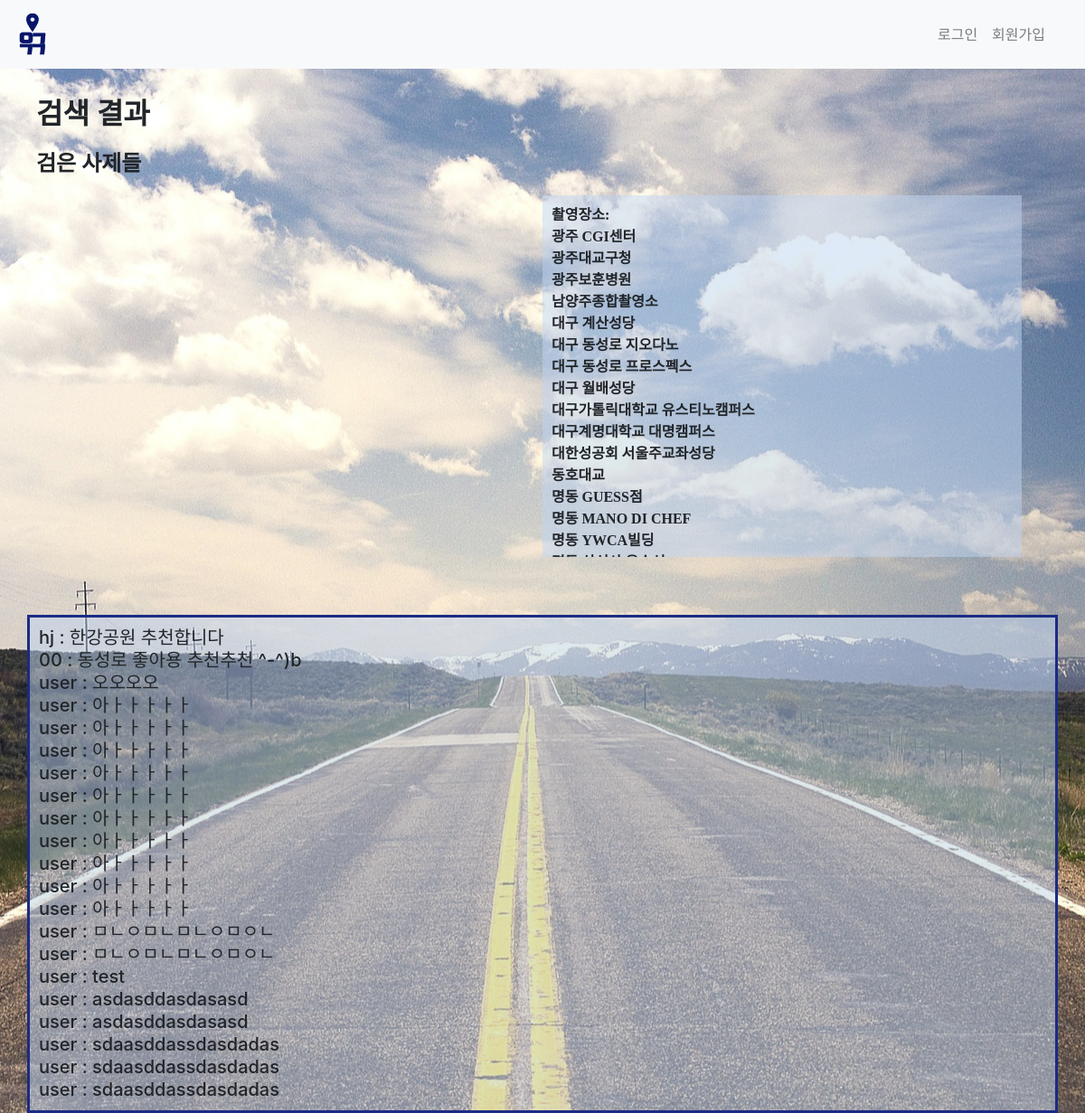
The app's page /text/검은 사제들 with its own data.
### here/models.py (models this page shows, shortened)
class Text(models.Model):
    title=models.CharField(max_length=50,null=True)
    name=models.CharField(max_length=50,null=True)
    text = models.CharField(max_length=100)

### here/views.py (the view, shortened to what this page needs)
# urls.py: path('text/<title>',here.views.text, name='text'),
def text(request,title):
    t=Text.objects
    m=Movie.objects
    for movie in m.all() :
        if movie.title == title:
            content=movie.text
            split_contents = content.split(',')
            break
    return render(request,'parsing.html',{'title':title,'contents':split_contents,'t':t})

### here/templates/parsing.html (shortened to what this page needs)
{% extends 'base.html' %}
{% block content %}
{% load staticfiles %}
<link rel=stylesheet href="{% static 'parsing.css' %}">
<body>
    <div class="container" id="title">
        <h1>검색 결과</h1>
        <h2>{{ title }}</h2>
        <div class="mapnlocation">
            <div id="map" style="top:3px; flex:1; height:400px;"></div>
            <div style="height:400px; overflow:auto;flex:1;" class = "location">
                촬영장소:<br>
                {%for content in contents%}
                {{content}}<br>
                {%endfor%}
            </div>
        </div>
    </div>
        <br>
        <div class="container" id="text" style="border: 3px solid #1b2b84;background-color: rgb(191, 214, 243,0.5);margin-top: 30px;margin-bottom:30px;">
                {%for content in t.all%}
                {% if title == content.title%}
                <h5 style="display:inline" class="card-title">{{content.name}} :  {{content.text}}</h5>
                <br>
                {% endif %}
                {% endfor %}
        </div>
    </body>
</html>
{% endblock %}

### here/static/home.css (style rules this page uses)
body { background: url(road.jpg) no-repeat center center fixed; height: 100vh; }

### here/static/parsing.css (style rules this page uses)
body { background: url('road.jpg') no-repeat center center fixed; height: 100vh; }
h1 { font-family: 'NanumSquareRound'; display: block; font-size: 2em; margin-block-start: 0.67em; margin-block-end: 0.67em; margin-inline-start: 0px; margin-inline-end: 0px; font-weight: bold; }
h2 { font-family: 'NanumSquareRound'; display: block; font-size: 1.5em; margin-block-start: 0.83em; margin-block-end: 0.83em; margin-inline-start: 0px; margin-inline-end: 0px; font-weight: bold; }
.mapnlocation { display: flex; margin: 0 30px 0 30px; }
.location { font-weight: bold; font-size: 1em; font-family: 'NanumSquareRound'; background: rgb(191, 214, 243,0.5); padding: 10px; }
#map { margin: 0 20px 0 0; }
.container { padding: 10px; }

### records on screen
Text: name "hj", text "한강공원 추천합니다"
Text: name "00", text "동성로 좋아용 추천추천 ^-^)b"
Text: name "user", text "오오오오"
Text: name "user", text "아ㅏㅏㅏㅏㅏ"
Text: name "user", text "아ㅏㅏㅏㅏㅏ"
Text: name "user", text "아ㅏㅏㅏㅏㅏ"
Text: name "user", text "아ㅏㅏㅏㅏㅏ"
Text: name "user", text "아ㅏㅏㅏㅏㅏ"
Text: name "user", text "아ㅏㅏㅏㅏㅏ"
Text: name "user", text "아ㅏㅏㅏㅏㅏ"
Text: name "user", text "아ㅏㅏㅏㅏㅏ"
Text: name "user", text "아ㅏㅏㅏㅏㅏ"
Text: name "user", text "아ㅏㅏㅏㅏㅏ"
Text: name "user", text "ㅁㄴㅇㅁㄴㅁㄴㅇㅁㅇㄴ"
Text: name "user", text "ㅁㄴㅇㅁㄴㅁㄴㅇㅁㅇㄴ"
Text: name "user", text "test"
Text: name "user", text "asdasddasdasasd"
Text: name "user", text "asdasddasdasasd"
Text: name "user", text "sdaasddassdasdadas"
Text: name "user", text "sdaasddassdasdadas"
Text: name "user", text "sdaasddassdasdadas"

### other values on screen
{{ title }} "검은 사제들"
{{ content }} "광주 CGI센터" "광주대교구청" "광주보훈병원" "남양주종합촬영소" "대구 계산성당" "대구 동성로 지오다노" "대구 동성로 프로스펙스" "대구 월배성당" "대구가톨릭대학교 유스티노캠퍼스" "대구계명대학교 대명캠퍼스" "대한성공회 서울주교좌성당" "동호대교" "명동 GUESS점" "명동 MANO DI CHEF" "명동 YWCA빌딩"
